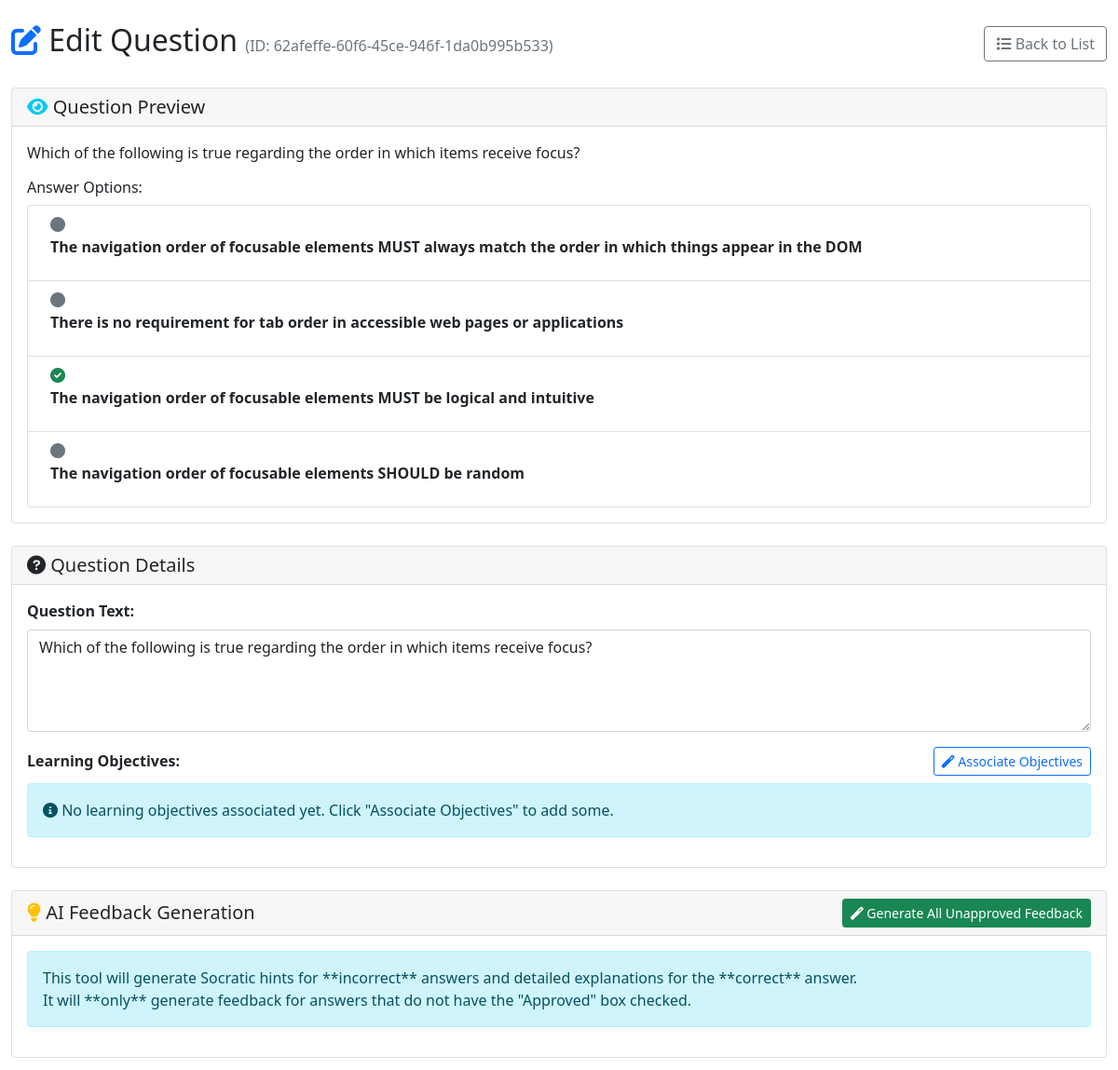
The page /questions/62afeffe-60f6-45ce-946f-1da0b995b533 (upper part) on the database as committed earlier.
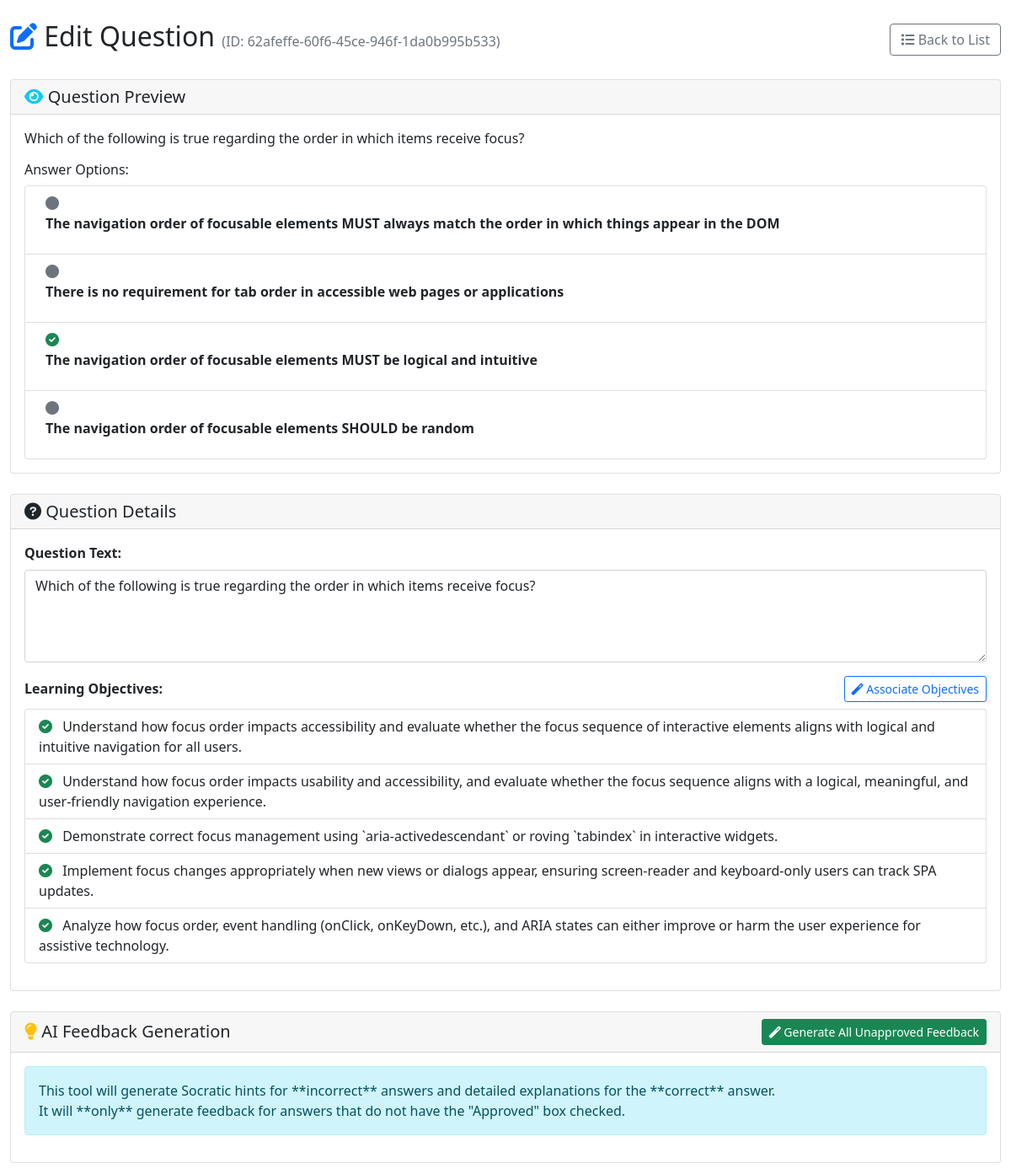
The same page on the database as committed later.
### tables this page shows
CREATE TABLE answer (
                    id TEXT PRIMARY KEY,
                    question_id TEXT NOT NULL,
                    text TEXT NOT NULL,
                    is_correct BOOLEAN NOT NULL DEFAULT 0,
                    feedback_text TEXT,
                    feedback_approved BOOLEAN NOT NULL DEFAULT 0,
                    FOREIGN KEY (question_id) REFERENCES question (id) ON DELETE CASCADE
                );

CREATE TABLE learning_objective (
                    id TEXT PRIMARY KEY,
                    text TEXT NOT NULL UNIQUE,
                    created_at TEXT,
                    
                    -- These columns are new, for your objectives.html UI --
                    blooms_level TEXT DEFAULT 'understand',
                    priority TEXT DEFAULT 'medium'
                );

### src/question_app/api/questions.py (the view)
@router.get("/{question_id}", response_class=HTMLResponse)
async def edit_question_page(request: Request, question_id: str):
    logger.info(f"Loading edit page for question_id: {question_id}")
    try:
        question_data = db.load_question_details(question_id)
        if not question_data:
            raise HTTPException(status_code=404, detail="Question not found")
        all_objectives = db.list_all_objectives()
        associated_objectives = []
        if question_data.get('objective_ids'):
            all_objectives_dict = {obj['id']: obj for obj in all_objectives}
            for obj_id in question_data['objective_ids']:
                if obj_id in all_objectives_dict:
                    associated_objectives.append(all_objectives_dict[obj_id])
        md = markdown.Markdown(extensions=['fenced_code', 'codehilite'])
        if question_data.get('question_text'):
            question_data['question_text_html'] = md.convert(question_data['question_text'])
        else:
            question_data['question_text_html'] = ''
        for answer in question_data.get('answers', []):
            if answer.get('text'):
                answer['text_html'] = md.convert(answer['text'])
            else:
                answer['text_html'] = ''
        return templates.TemplateResponse(
            "edit_question.html",
            {
                "request": request,
                "question": question_data,  # <-- This dict now has the _html fields
                "all_objectives": all_objectives,
                "associated_objectives": associated_objectives,
            },
        )
    except Exception as e:
        logger.error(f"Error loading edit page: {e}", exc_info=True)
        raise HTTPException(status_code=500, detail="Could not load edit page.")

### templates/edit_question.html (shortened to what the changed rows need)
<!DOCTYPE html>
<html lang="en">
<head>
    <link href="https://cdn.jsdelivr.net/npm/bootstrap@5.1.3/dist/css/bootstrap.min.css" rel="stylesheet">
    <link href="https://cdnjs.cloudflare.com/ajax/libs/font-awesome/6.0.0/css/all.min.css" rel="stylesheet">
    <link rel="stylesheet" href="https://cdn.jsdelivr.net/simplemde/latest/simplemde.min.css">
</head>
<body>
    <div class="container-fluid py-4">
        <div class="d-flex justify-content-between align-items-center mb-4">
            <h1 class="h2">
                <i class="fas fa-edit text-primary"></i> Edit Question
                <small class="text-muted fs-6">(ID: {{ question.id }})</small>
            </h1>
        </div>
        <div class="card mb-4">
            <div class="card-body">
                <div class="question-preview">
                    <div class="answers-preview" id="answersPreviewContainer">
                        <div class="list-group" id="answersPreviewList">
                            {% for answer in question.answers %}
                            <div class="list-group-item d-flex justify-content-between align-items-start">
                                <div class="ms-2 me-auto">
                                    <div class="fw-bold">
                                        {% if answer.is_correct %}
                                        <i class="fas fa-check-circle text-success"></i>
                                        {% else %}
                                        <i class="fas fa-circle text-muted"></i>
                                        {% endif %}
                                        <span class="answer-preview-text" data-answer-id="{{ answer.id }}">
                                            {{ answer.text_html | safe }}
                                        </span>
                                    </div>
                                </div>
                            </div>
                            {% endfor %}
                        </div>
                    </div>
                </div>
            </div>
        </div>
        <form id="questionForm" onsubmit="return false;">
            <div class="card mb-4">
                <div class="card-body">
                    <div class="mb-3">
                        <div class="d-flex justify-content-between align-items-center mb-2">
                            <label class="form-label mb-0"><strong>Learning Objectives:</strong></label>
                            <button type="button" id="associateObjectivesBtn" class="btn btn-sm btn-outline-primary">
                            </button>
                        </div>
                        {% if associated_objectives %}
                        <ul class="list-group">
                            {% for objective in associated_objectives %}
                            <li class="list-group-item">
                                <i class="fas fa-check-circle text-success me-2"></i>
                                {{ objective.text }}
                            </li>
                            {% endfor %}
                        </ul>
                        {% else %}
                        <div class="alert alert-info mb-0">
                            <i class="fas fa-info-circle"></i> No learning objectives associated yet. Click "Associate
                            Objectives" to add some.
                        </div>
                        {% endif %}
                    </div>
                </div>
            </div>
        </form>
    </div>
</body>
</html>

Rows that differ between the two databases and show on the page:
added learning_objective: text "Understand how focus order impacts accessibility and evaluate whether the focus sequence of interactive elements aligns with logical and intuitive navigation for all users."
added learning_objective: text "Understand how focus order impacts usability and accessibility, and evaluate whether the focus sequence aligns with a logical, meaningful, and user-friendly navigation experience."
now on this page (row unchanged): learning_objective: text "Demonstrate correct focus management using `aria-activedescendant` or roving `tabindex` in interactive widgets."
now on this page (row unchanged): learning_objective: text "Implement focus changes appropriately when new views or dialogs appear, ensuring screen-reader and keyboard-only users can track SPA updates."
now on this page (row unchanged): learning_objective: text "Analyze how focus order, event handling (onClick, onKeyDown, etc.), and ARIA states can either improve or harm the user experience for assistive technology."
Other text that changed with them:
text no longer shown: "No learning objectives associated yet. Click \"Associate Objectives\" to add some."
